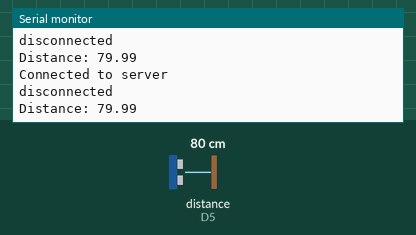
Bench run of a sketch on a simulated ESP8266 (Wemos D1 mini). On the bench: the last lines printed to the serial monitor. Wiring (inferred from the names in the program): ultrasonic range finder: trigger D6; echo D5. Inputs (shaded band) come from the test bench; at power-on: distance to the obstacle (sensor on D5) 80 cm. The echo pulse lasts 58.3 µs per cm; WiFi joins after 1.5 s; servers stay silent unless stated; uploads are accepted with an empty reply.

Above: at 3.0 s.
3.1 s: distance to the obstacle (sensor on D5) set to 2 cm
At 3.57 s:
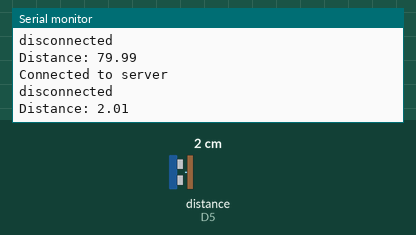
4.6 s: distance to the obstacle (sensor on D5) set to 4 cm
At 5.07 s:
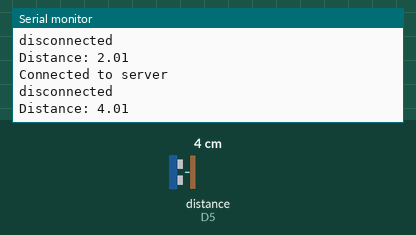
Timing chart, 0 to 7.6 s (numbered marks = the images above; inputs shaded):
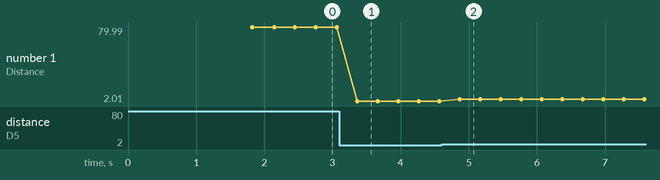

Measured:
- after the input at 3.1 s, the serial monitor: prints a new line after 0.26 s (image 1)
- after the input at 4.6 s, the serial monitor: prints a new line after 0.27 s (image 2)
- plotted number 1: 79.99 → 2.01 after the input at 3.1 s, 2.01 → 4.01 after the input at 4.6 s

The sketch:

StoplightSonicSensor.ino
```cpp
#include <ESP8266WiFi.h>
#include <WiFiClient.h>

String wifiSSID = ":)";
String wifiPSK = ":)";

int    HTTP_PORT   = 80;
String HTTP_METHOD = "GET"; // or "POST"
char   HOST_NAME[] = "10.0.0.109"; // hostname of web server:
String PATH_NAME   = "/led=green";

String ledGREEN = "/led=green";
String ledRED = "/led=red";
String ledYELLOW = "/led=yellow";
String ledBLINK = "/led=blink";

WiFiClient client;

const int trigPin = D6;
const int echoPin = D5;

float duration, distance;

void setup() {
  pinMode(trigPin, OUTPUT);
  pinMode(echoPin, INPUT);
  Serial.begin(9600);

  // ** Connect to WiFi network - Adapted from http://www.esp8266learning.com/wemos-webserver-example.php
  Serial.print("Connecting to ");           // Display debugging connection info
  Serial.println(wifiSSID);                 // Print the configured SSID to the Serial Monitor

  WiFi.begin(wifiSSID, wifiPSK);            // Use the provided SSID and PSK to connect

  while (WiFi.status() != WL_CONNECTED) {   // If not connected to wifi
    delay(500);                             // Pause
    Serial.print(".");                      // Print a dot each loop while trying to connect
  }
  Serial.println("");
  Serial.println("WiFi connected");         // Print "connected" message to the Serial Monitor


  // connect to web server on port 80:
  if(client.connect(HOST_NAME, HTTP_PORT)) {
    // if connected:
    Serial.println("Connected to server");
    // make a HTTP request:
    // send HTTP header
    client.println("GET " + PATH_NAME + " HTTP/1.1");
    client.println("Host: " + String(HOST_NAME));
    client.println("Connection: close");
    client.println(); // end HTTP header

    while(client.connected()) {
      if(client.available()){
        // read an incoming byte from the server and print it to serial monitor:
        char c = client.read();
        Serial.print(c);
      }
    }

    // the server's disconnected, stop the client:
    client.stop();
    Serial.println();
    Serial.println("disconnected");
  } else {// if not connected:
    Serial.println("connection failed");
  }
}

void loop() {
  digitalWrite(trigPin, LOW);
  delayMicroseconds(2);
  digitalWrite(trigPin, HIGH);
  delayMicroseconds(10);
  digitalWrite(trigPin, LOW);

  duration = pulseIn(echoPin, HIGH);
  distance = (duration*.0343)/2;
  Serial.print("Distance: ");
  Serial.println(distance);
  delay(100);

  if(client.connect(HOST_NAME, HTTP_PORT)) {
    // if connected:
    Serial.println("Connected to server");
    // make a HTTP request:
    // send HTTP header
    if (distance < 20 and distance > 10) {
      client.println("GET " + ledRED + " HTTP/1.1");
    }
    else if (distance >= 20 and distance < 60) {
      client.println("GET " + ledYELLOW + " HTTP/1.1");
    }
    else if (distance >= 60) {
      client.println("GET " + ledGREEN + " HTTP/1.1");
    }
    else {
      client.println("GET " + ledBLINK + " HTTP/1.1");
    }
    client.println("Host: " + String(HOST_NAME));
    client.println("Connection: close");
    client.println(); // end HTTP header

    // the server's disconnected, stop the client:
    client.stop();
    Serial.println();
    Serial.println("disconnected");
  } else {// if not connected:
    Serial.println("connection failed");
  }

}
```
